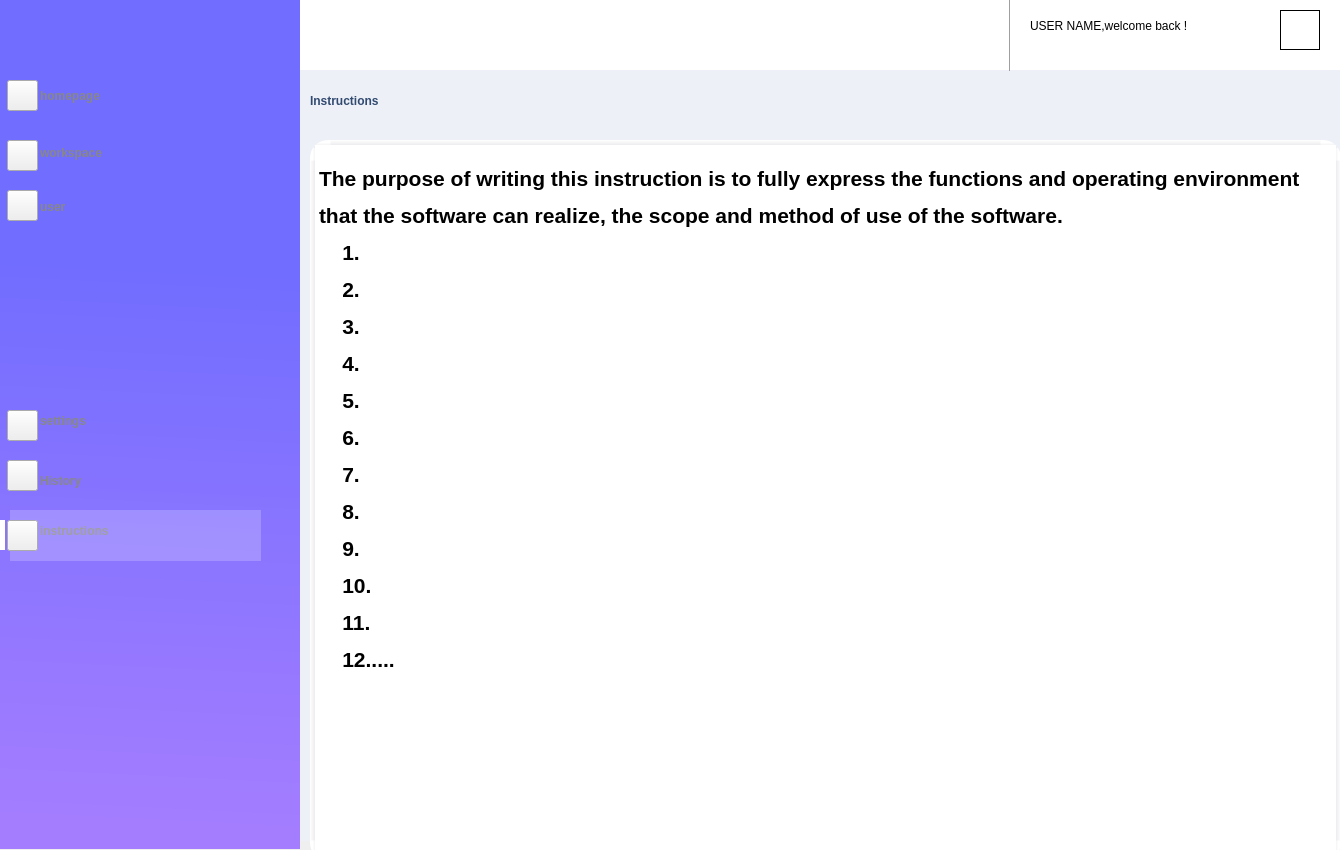
<?xml version="1.0" encoding="UTF-8"?>
<ui version="4.0">
 <class>Suggestion</class>
 <widget class="QWidget" name="Suggestion">
  <property name="geometry">
   <rect>
    <x>0</x>
    <y>0</y>
    <width>1340</width>
    <height>850</height>
   </rect>
  </property>
  <property name="windowTitle">
   <string>Form</string>
  </property>
  <widget class="QLabel" name="label_user">
   <property name="geometry">
    <rect>
     <x>40</x>
     <y>176</y>
     <width>171</width>
     <height>61</height>
    </rect>
   </property>
   <property name="styleSheet">
    <string notr="true">font: 14pt &quot;ProximaNova&quot;;
font-weight: bold;
color: rgb(135, 135, 135);</string>
   </property>
   <property name="text">
    <string>user</string>
   </property>
  </widget>
  <widget class="QPushButton" name="pushButton_5">
   <property name="geometry">
    <rect>
     <x>7</x>
     <y>460</y>
     <width>31</width>
     <height>31</height>
    </rect>
   </property>
   <property name="styleSheet">
    <string notr="true">border-image: url(:/icon/suggestion.png);</string>
   </property>
   <property name="text">
    <string/>
   </property>
  </widget>
  <widget class="QLabel" name="label_botom">
   <property name="geometry">
    <rect>
     <x>300</x>
     <y>70</y>
     <width>1041</width>
     <height>771</height>
    </rect>
   </property>
   <property name="styleSheet">
    <string notr="true">background-color: rgb(237, 241, 247);</string>
   </property>
   <property name="text">
    <string/>
   </property>
  </widget>
  <widget class="QPushButton" name="pushButton_3">
   <property name="geometry">
    <rect>
     <x>7</x>
     <y>190</y>
     <width>31</width>
     <height>31</height>
    </rect>
   </property>
   <property name="styleSheet">
    <string notr="true">border-image: url(:/icon/user.png);</string>
   </property>
   <property name="text">
    <string/>
   </property>
  </widget>
  <widget class="QPushButton" name="pushButton">
   <property name="geometry">
    <rect>
     <x>7</x>
     <y>520</y>
     <width>31</width>
     <height>31</height>
    </rect>
   </property>
   <property name="styleSheet">
    <string notr="true">border-image: url(:/icon/notice.png);</string>
   </property>
   <property name="text">
    <string/>
   </property>
  </widget>
  <widget class="QLabel" name="label_work">
   <property name="geometry">
    <rect>
     <x>40</x>
     <y>132</y>
     <width>171</width>
     <height>41</height>
    </rect>
   </property>
   <property name="styleSheet">
    <string notr="true">font: 14pt &quot;ProximaNova&quot;;
font-weight: bold;
color: rgb(135, 135, 135);</string>
   </property>
   <property name="text">
    <string>workspace</string>
   </property>
  </widget>
  <widget class="QLabel" name="label_sugg">
   <property name="geometry">
    <rect>
     <x>40</x>
     <y>490</y>
     <width>221</width>
     <height>81</height>
    </rect>
   </property>
   <property name="styleSheet">
    <string notr="true">font: 14pt &quot;ProximaNova&quot;;
font-weight: bold;
color: rgb(135, 135, 135);</string>
   </property>
   <property name="text">
    <string>instructions</string>
   </property>
  </widget>
  <widget class="QPushButton" name="pushButton_4">
   <property name="geometry">
    <rect>
     <x>7</x>
     <y>410</y>
     <width>31</width>
     <height>31</height>
    </rect>
   </property>
   <property name="styleSheet">
    <string notr="true">
border-image: url(:/icon/setting.png);</string>
   </property>
   <property name="text">
    <string/>
   </property>
  </widget>
  <widget class="QLabel" name="label_white1">
   <property name="geometry">
    <rect>
     <x>10</x>
     <y>510</y>
     <width>251</width>
     <height>51</height>
    </rect>
   </property>
   <property name="styleSheet">
    <string notr="true">background-color: rgba(255, 255, 255, 51);</string>
   </property>
   <property name="text">
    <string/>
   </property>
  </widget>
  <widget class="QLabel" name="label_name">
   <property name="geometry">
    <rect>
     <x>310</x>
     <y>60</y>
     <width>431</width>
     <height>81</height>
    </rect>
   </property>
   <property name="styleSheet">
    <string notr="true">color: rgb(50, 74, 112);
font: 27pt &quot;Poppins&quot;;
font-weight: bold;</string>
   </property>
   <property name="text">
    <string>Instructions</string>
   </property>
  </widget>
  <widget class="QPushButton" name="pushButton_1">
   <property name="geometry">
    <rect>
     <x>7</x>
     <y>80</y>
     <width>31</width>
     <height>31</height>
    </rect>
   </property>
   <property name="styleSheet">
    <string notr="true">border-image: url(:/icon/homepage.png);</string>
   </property>
   <property name="text">
    <string/>
   </property>
  </widget>
  <widget class="QLabel" name="label_sett">
   <property name="geometry">
    <rect>
     <x>40</x>
     <y>400</y>
     <width>171</width>
     <height>41</height>
    </rect>
   </property>
   <property name="styleSheet">
    <string notr="true">font: 14pt &quot;ProximaNova&quot;;
font-weight: bold;
color: rgb(135, 135, 135);</string>
   </property>
   <property name="text">
    <string>settings</string>
   </property>
  </widget>
  <widget class="QPushButton" name="pushButton_2">
   <property name="geometry">
    <rect>
     <x>7</x>
     <y>140</y>
     <width>31</width>
     <height>31</height>
    </rect>
   </property>
   <property name="styleSheet">
    <string notr="true">border-image: url(:/icon/working.png);</string>
   </property>
   <property name="text">
    <string/>
   </property>
  </widget>
  <widget class="QLabel" name="label_suggest">
   <property name="geometry">
    <rect>
     <x>190</x>
     <y>120</y>
     <width>351</width>
     <height>31</height>
    </rect>
   </property>
   <property name="styleSheet">
    <string notr="true">color: rgb(134, 111, 180);
font: 17pt &quot;Poppins&quot;;</string>
   </property>
   <property name="text">
    <string/>
   </property>
  </widget>
  <widget class="QLabel" name="label_home">
   <property name="geometry">
    <rect>
     <x>40</x>
     <y>80</y>
     <width>161</width>
     <height>31</height>
    </rect>
   </property>
   <property name="styleSheet">
    <string notr="true">font: 14pt &quot;ProximaNova&quot;;
font-weight: bold;
color: rgb(135, 135, 135);</string>
   </property>
   <property name="text">
    <string>homepage</string>
   </property>
  </widget>
  <widget class="QLabel" name="label_welcome">
   <property name="geometry">
    <rect>
     <x>1030</x>
     <y>0</y>
     <width>251</width>
     <height>51</height>
    </rect>
   </property>
   <property name="styleSheet">
    <string notr="true"/>
   </property>
   <property name="text">
    <string>USER NAME,welcome back !</string>
   </property>
  </widget>
  <widget class="QLabel" name="label_left">
   <property name="geometry">
    <rect>
     <x>-1</x>
     <y>-2</y>
     <width>301</width>
     <height>851</height>
    </rect>
   </property>
   <property name="styleSheet">
    <string notr="true">background-color: qlineargradient(spread:pad, x1:0.512438, y1:0.159091, x2:0.497512, y2:0.971591, stop:0.19403 rgba(113,109,255,1), stop:1 rgba(164,125,255,1));</string>
   </property>
   <property name="text">
    <string/>
   </property>
  </widget>
  <widget class="QLabel" name="label_noti">
   <property name="geometry">
    <rect>
     <x>40</x>
     <y>450</y>
     <width>181</width>
     <height>61</height>
    </rect>
   </property>
   <property name="styleSheet">
    <string notr="true">font: 14pt &quot;ProximaNova&quot;;
font-weight: bold;
color: rgb(135, 135, 135);</string>
   </property>
   <property name="text">
    <string>History</string>
   </property>
  </widget>
  <widget class="QLabel" name="label_top">
   <property name="geometry">
    <rect>
     <x>300</x>
     <y>0</y>
     <width>1041</width>
     <height>70</height>
    </rect>
   </property>
   <property name="styleSheet">
    <string notr="true">background-color: rgb(255, 255, 255);</string>
   </property>
   <property name="text">
    <string/>
   </property>
  </widget>
  <widget class="QLabel" name="label_white2">
   <property name="geometry">
    <rect>
     <x>0</x>
     <y>520</y>
     <width>5</width>
     <height>30</height>
    </rect>
   </property>
   <property name="styleSheet">
    <string notr="true">background-color: rgb(255, 255, 255);</string>
   </property>
   <property name="text">
    <string/>
   </property>
  </widget>
  <widget class="QTextEdit" name="textEdit">
   <property name="geometry">
    <rect>
     <x>310</x>
     <y>140</y>
     <width>1031</width>
     <height>721</height>
    </rect>
   </property>
   <property name="styleSheet">
    <string notr="true">border-radius:18px;
border-top: 5px solid qlineargradient(y0:0, y1:1,stop: 0 #ececef, stop: 1 white);
border-left: 5px solid qlineargradient(x0:0, x1:1,stop: 0 #ececef, stop: 1 white);
 border-bottom: 5px solid qlineargradient(y0:0, y1:1,stop: 0 white, stop: 1  #ececef);
border-right: 5px solid qlineargradient(x0:0, x1:1,stop:  0 white, stop: 1 #ececef);
</string>
   </property>
   <property name="html">
    <string>&lt;!DOCTYPE HTML PUBLIC &quot;-//W3C//DTD HTML 4.0//EN&quot; &quot;http://www.w3.org/TR/REC-html40/strict.dtd&quot;&gt;
&lt;html&gt;&lt;head&gt;&lt;meta name=&quot;qrichtext&quot; content=&quot;1&quot; /&gt;&lt;style type=&quot;text/css&quot;&gt;
p, li { white-space: pre-wrap; }
&lt;/style&gt;&lt;/head&gt;&lt;body style=&quot; font-family:'SimSun'; font-size:9pt; font-weight:400; font-style:normal;&quot;&gt;
&lt;p style=&quot;-qt-paragraph-type:empty; margin-top:0px; margin-bottom:0px; margin-left:0px; margin-right:0px; -qt-block-indent:0; text-indent:0px; font-family:'.AppleSystemUIFont'; font-size:13pt;&quot;&gt;&lt;br /&gt;&lt;/p&gt;
&lt;p style=&quot; margin-top:0px; margin-bottom:0px; margin-left:0px; margin-right:0px; -qt-block-indent:0; text-indent:0px;&quot;&gt;&lt;span style=&quot; font-family:'.AppleSystemUIFont'; font-size:24pt; font-weight:600; vertical-align:super;&quot;&gt;The purpose of writing this instruction is to fully express the functions and operating environment that the software can realize, the scope and method of use of the software.&lt;/span&gt;&lt;/p&gt;
&lt;p style=&quot; margin-top:0px; margin-bottom:0px; margin-left:0px; margin-right:0px; -qt-block-indent:0; text-indent:0px;&quot;&gt;&lt;span style=&quot; font-family:'.AppleSystemUIFont'; font-size:24pt; font-weight:600; vertical-align:super;&quot;&gt;    1.&lt;/span&gt;&lt;/p&gt;
&lt;p style=&quot; margin-top:0px; margin-bottom:0px; margin-left:0px; margin-right:0px; -qt-block-indent:0; text-indent:0px;&quot;&gt;&lt;span style=&quot; font-family:'.AppleSystemUIFont'; font-size:24pt; font-weight:600; vertical-align:super;&quot;&gt;    2.&lt;/span&gt;&lt;/p&gt;
&lt;p style=&quot; margin-top:0px; margin-bottom:0px; margin-left:0px; margin-right:0px; -qt-block-indent:0; text-indent:0px;&quot;&gt;&lt;span style=&quot; font-family:'.AppleSystemUIFont'; font-size:24pt; font-weight:600; vertical-align:super;&quot;&gt;    3.&lt;/span&gt;&lt;/p&gt;
&lt;p style=&quot; margin-top:0px; margin-bottom:0px; margin-left:0px; margin-right:0px; -qt-block-indent:0; text-indent:0px;&quot;&gt;&lt;span style=&quot; font-family:'.AppleSystemUIFont'; font-size:24pt; font-weight:600; vertical-align:super;&quot;&gt;    4.&lt;/span&gt;&lt;/p&gt;
&lt;p style=&quot; margin-top:0px; margin-bottom:0px; margin-left:0px; margin-right:0px; -qt-block-indent:0; text-indent:0px;&quot;&gt;&lt;span style=&quot; font-family:'.AppleSystemUIFont'; font-size:24pt; font-weight:600; vertical-align:super;&quot;&gt;    5.&lt;/span&gt;&lt;/p&gt;
&lt;p style=&quot; margin-top:0px; margin-bottom:0px; margin-left:0px; margin-right:0px; -qt-block-indent:0; text-indent:0px;&quot;&gt;&lt;span style=&quot; font-family:'.AppleSystemUIFont'; font-size:24pt; font-weight:600; vertical-align:super;&quot;&gt;    6.&lt;/span&gt;&lt;/p&gt;
&lt;p style=&quot; margin-top:0px; margin-bottom:0px; margin-left:0px; margin-right:0px; -qt-block-indent:0; text-indent:0px;&quot;&gt;&lt;span style=&quot; font-family:'.AppleSystemUIFont'; font-size:24pt; font-weight:600; vertical-align:super;&quot;&gt;    7.&lt;/span&gt;&lt;/p&gt;
&lt;p style=&quot; margin-top:0px; margin-bottom:0px; margin-left:0px; margin-right:0px; -qt-block-indent:0; text-indent:0px;&quot;&gt;&lt;span style=&quot; font-family:'.AppleSystemUIFont'; font-size:24pt; font-weight:600; vertical-align:super;&quot;&gt;    8. &lt;/span&gt;&lt;/p&gt;
&lt;p style=&quot; margin-top:0px; margin-bottom:0px; margin-left:0px; margin-right:0px; -qt-block-indent:0; text-indent:0px;&quot;&gt;&lt;span style=&quot; font-family:'.AppleSystemUIFont'; font-size:24pt; font-weight:600; vertical-align:super;&quot;&gt;    9.&lt;/span&gt;&lt;/p&gt;
&lt;p style=&quot; margin-top:0px; margin-bottom:0px; margin-left:0px; margin-right:0px; -qt-block-indent:0; text-indent:0px;&quot;&gt;&lt;span style=&quot; font-family:'.AppleSystemUIFont'; font-size:24pt; font-weight:600; vertical-align:super;&quot;&gt;    10. &lt;/span&gt;&lt;/p&gt;
&lt;p style=&quot; margin-top:0px; margin-bottom:0px; margin-left:0px; margin-right:0px; -qt-block-indent:0; text-indent:0px;&quot;&gt;&lt;span style=&quot; font-family:'.AppleSystemUIFont'; font-size:24pt; font-weight:600; vertical-align:super;&quot;&gt;    11.&lt;/span&gt;&lt;/p&gt;
&lt;p style=&quot; margin-top:0px; margin-bottom:0px; margin-left:0px; margin-right:0px; -qt-block-indent:0; text-indent:0px;&quot;&gt;&lt;span style=&quot; font-family:'.AppleSystemUIFont'; font-size:24pt; font-weight:600; vertical-align:super;&quot;&gt;    12.....&lt;/span&gt;&lt;/p&gt;
&lt;p style=&quot;-qt-paragraph-type:empty; margin-top:0px; margin-bottom:0px; margin-left:0px; margin-right:0px; -qt-block-indent:0; text-indent:0px; font-family:'.AppleSystemUIFont'; font-size:24pt; font-weight:600; vertical-align:super;&quot;&gt;&lt;br /&gt;&lt;/p&gt;&lt;/body&gt;&lt;/html&gt;</string>
   </property>
  </widget>
  <widget class="QPushButton" name="pushButton_portrait">
   <property name="geometry">
    <rect>
     <x>1280</x>
     <y>10</y>
     <width>40</width>
     <height>40</height>
    </rect>
   </property>
   <property name="styleSheet">
    <string notr="true">border-width: 1px;
border-image: url(:/other/photo.jpg);
border-style: solid;
border-color: rgb(0, 0, 0);</string>
   </property>
   <property name="text">
    <string/>
   </property>
  </widget>
  <widget class="Line" name="line">
   <property name="geometry">
    <rect>
     <x>1000</x>
     <y>-10</y>
     <width>20</width>
     <height>81</height>
    </rect>
   </property>
   <property name="orientation">
    <enum>Qt::Vertical</enum>
   </property>
  </widget>
  <zorder>label_left</zorder>
  <zorder>label_top</zorder>
  <zorder>label_white2</zorder>
  <zorder>label_botom</zorder>
  <zorder>label_home</zorder>
  <zorder>label_noti</zorder>
  <zorder>label_sett</zorder>
  <zorder>label_sugg</zorder>
  <zorder>label_user</zorder>
  <zorder>label_welcome</zorder>
  <zorder>label_white1</zorder>
  <zorder>label_work</zorder>
  <zorder>pushButton</zorder>
  <zorder>pushButton_1</zorder>
  <zorder>pushButton_2</zorder>
  <zorder>pushButton_3</zorder>
  <zorder>pushButton_4</zorder>
  <zorder>pushButton_5</zorder>
  <zorder>label_name</zorder>
  <zorder>label_suggest</zorder>
  <zorder>textEdit</zorder>
  <zorder>pushButton_portrait</zorder>
  <zorder>line</zorder>
 </widget>
 <resources/>
 <connections/>
</ui>
